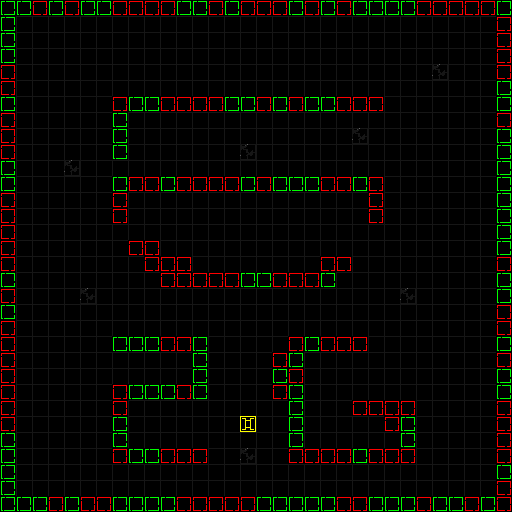

The image is a tile-based game level rendered from a .tmx file. Its description and source (layers, tilesets, objects; grid data summarised) follow:
An orthogonal 32x32 tile map with 16x16 px tiles, 3 tile layers (Tile Layer 1, Tile Layer 2, Tile Layer 3).

<map version="1.0" orientation="orthogonal" width="32" height="32" tilewidth="16" tileheight="16">
 <tileset firstgid="1" name="tiles" tilewidth="16" tileheight="16">
  <image source="maps/tiles.png" trans="ff00ff" width="80" height="16" />
 </tileset>
 <layer name="Tile Layer 1" width="32" height="32">
  <data>[1024 cells, 1024 non-empty, 5 distinct tile ids]</data>
 </layer>
 <layer name="Tile Layer 2" width="32" height="32">
  <data>[1024 cells, 1 non-empty, 1 distinct tile ids]</data>
 </layer>
 <layer name="Tile Layer 3" width="32" height="32">
  <data>[1024 cells, 3 non-empty, 2 distinct tile ids]</data>
 </layer>
</map>